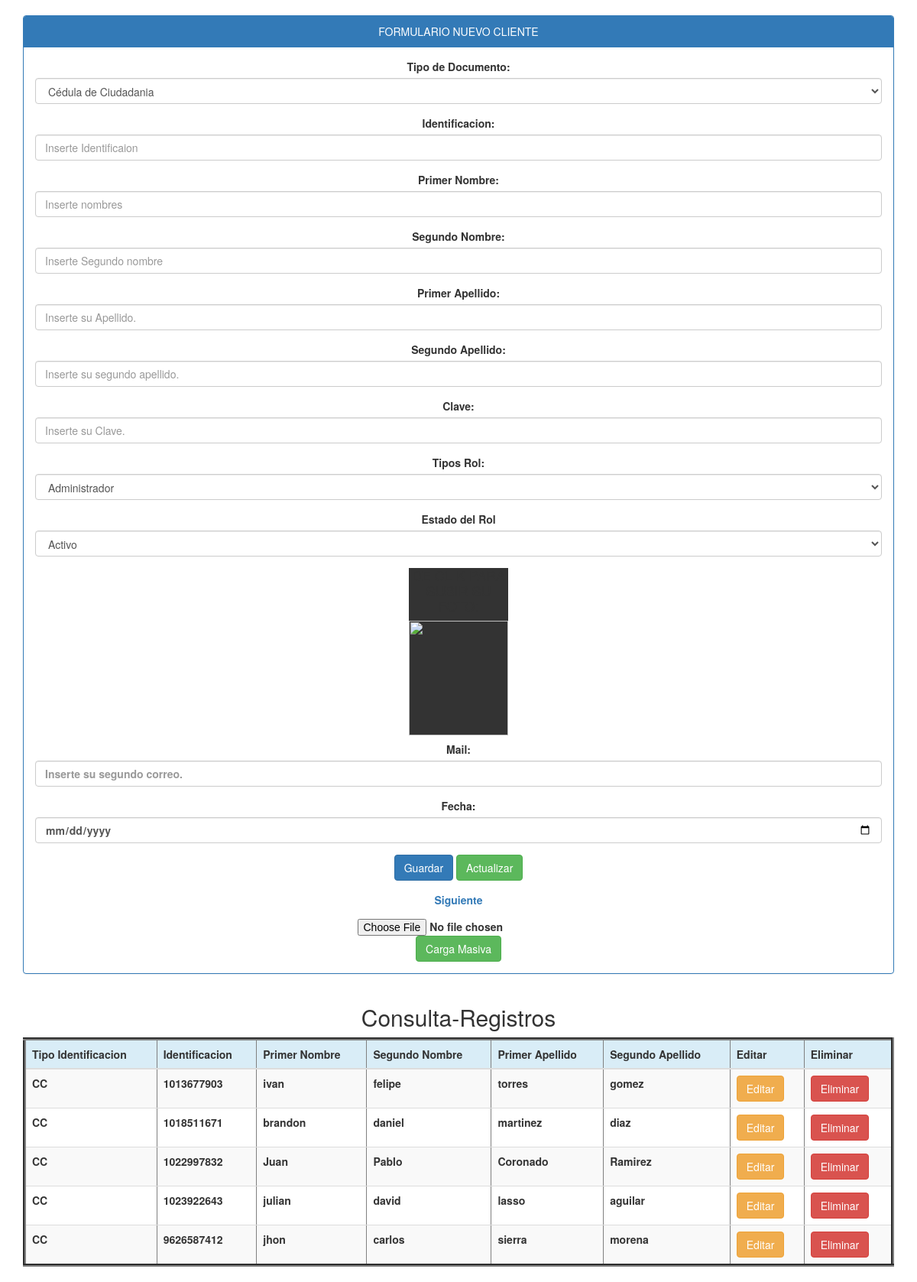
Page /customer2/documento.php on the committed database.
### tables this page shows
CREATE TABLE `customer` (
  `documentNumber` varchar(50) NOT NULL,
  `firstName` varchar(50) NOT NULL,
  `secondName` varchar(50) DEFAULT NULL,
  `firstLastName` varchar(50) NOT NULL,
  `secondLastName` varchar(50) DEFAULT NULL,
  `documentName` varchar(50) NOT NULL
);

### customer2/Controller.php (called while the page is built, shortened)
<?php
class persona{
public function _get ($k){return $this->$k;}
public function _set ($k,$V){return $this-> $k = $V;}
}
?>

### conexion.php (called while the page is built)
<?php
class database {
	public static function conectar (){
	try{
	$pdo=new PDO('mysql:host=localhost;dbname=db_SOSP; charset=utf8','root','');
 	$pdo->setAttribute (PDO::ATTR_ERRMODE,PDO::ERRMODE_EXCEPTION);
 	return $pdo;
	}catch (Exception $e){
	die($e->getMessage());
		}
	}
}
?>

### customer2/Model.php (called while the page is built, shortened)
<?php
class usuarioModel{
	private $pdo;
	public function __CONSTRUCT(){
	try{
	$this ->pdo=database::conectar();
	}catch(Exception $ex){
	die($e->getMessage());
	}
	}
public function Listar(){
	try{
		$result = array();
		$stm = $this->pdo->Prepare('SELECT * FROM customer ');
		$stm->execute();
		foreach($stm->fetchAll(PDO::FETCH_OBJ) as $r) {
			$usu = new persona();
			$usu->_SET('documentNumber', $r->documentNumber);
			$usu->_SET('firstName', $r->firstName);
			$usu->_SET('secondName', $r->secondName);
			$usu->_SET('firstLastName', $r->firstLastName);
			$usu->_SET('secondLastName', $r->secondLastName);
			$usu->_SET('documentName', $r->documentName);
			$result[] = $usu;
		}
		return $result;
	}
	catch(Exception $e){
		die ($e->getMessage());
	}
}
}
?>

### customer2/documento.php (the view, shortened to what this page needs)
<?php
require_once '../conexion.php';
$usu = new persona();
$model = new usuarioModel();
$db = database::conectar();
$camposDesabilitados = '';
?>
<!DOCTYPE html>
<html lang="es">
<head>
	<link rel="stylesheet"  href="../sospview/css/master.css">
	<link rel="stylesheet"  href="../bootstrap/css/bootstrap.css">
	<link rel="stylesheet" type="text/css" href="css/bootstrap.min.css">
</head>
<body>
<center>
<div class="container">
	<div class="panel panel-primary">
	<div class="panel-heading">FORMULARIO NUEVO CLIENTE</div>
	<div class="panel-body">
<form action ="" method="post" enctype="multipart/form-data">
<div class="form-group">
	<label>Tipo de Documento:</label>
	<select class="form-control" name="documentName"  >
	<?php
	foreach($db-> query('SELECT * FROM documentType')as $row){
	echo '<option value="'.$row['documentName'].'">'.$row['description'].'</option>';
	}
	?>
	</select>
	</div>
	<div class="form-group">
		<label>Identificacion:</label>
		<input  type="number" name="documentNumber" value="<?php echo $usu->_GET('documentNumber')?>" class="form-control" placeholder="Inserte Identificaion" required>
	</div>
	<div class="form-group">
		<label>Primer Nombre:</label>
		<input type="text" name="firstName" value="<?php echo $usu->_GET('firstName')?>"  class="form-control" placeholder="Inserte nombres" required>
    </div>
    <div class="form-group">
    	<label>Segundo Nombre:</label>
		<input type="text" name="secondName" value="<?php echo $usu->_GET('secondName')?>"  class="form-control" placeholder="Inserte Segundo nombre" >
	</div>
 	<div class="form-group">
    	<label>Primer Apellido:</label>
		<input type="text" name="firstLastName" value="<?php echo $usu->_GET('firstLastName')?>"  class="form-control" placeholder="Inserte su Apellido." required>
	</div>
	 <div class="form-group">
    	<label>Segundo Apellido:</label>
		<input type="text" name="secondLastName" value="<?php echo $usu->_GET('secondLastName')?>"  class="form-control" placeholder="Inserte su segundo apellido." >
	</div>
	<div class="form-group">
    	<label>Clave:</label>
		<input type="text" name="passwordUser" value="<?php echo $usu->_GET('passwordUser')?>"  class="form-control" placeholder="Inserte su Clave." required>
	</div>
	<div class="form-group" >
	<label>Tipos Rol:</label>
	<select class="form-control" name="roleId"  >
	<?php
	foreach($db-> query('SELECT * FROM role')as $row){
	echo '<option value="'.$row['roleId'].'">'.$row['description'].'</option>';
	}
	?>
	</select>
	</div>
	<div class="form-group">
    	<label for="select" value="<?php echo $usu->_GET('statusCustomerRole')?>" >Estado del Rol</label>
	<select name="statusCustomerRole" class="form-control" id="select" value="<?php echo $usu->_GET('statusCustomerRole')?>">
	<option value="1">Activo</option>
	</select></div>
<div class="form-group">
    	<div class="divFotoo" id="lista_imagenes" onclick="on()"><strong><h4>DE CLIK PARA SUBIR SU FOTO:
    		<h4><strong><img class="divFotoo" src="../img/<?php echo $usu->_GET('photo')?>">
    	</div>
	</div>
<br>
<br>
<div class="form-group">
<label>Mail:</label>
		<input type="text" name="mail" value="<?php echo $usu->_GET('mail')?>"  class="form-control" placeholder="Inserte su segundo correo." required>
	</div>
	<div class="form-group">
    	<label>Fecha:</label>
		<input type="date" name="terminationDate" value="<?php echo $usu->_GET('terminationDate')?>"  class="form-control" placeholder="Inserte su fheca." required>
	</div>
	<div class="form-group">
		<?php if($camposDesabilitados != 'disabled'){ ?>
		<input type="submit" class="btn btn-primary" value="Guardar" onclick="this.form.action='?action=registrar';"/>
		<?php } ?>
		<input type="submit" class="btn btn-success" value="Actualizar" onclick="this.form.action='?action=Actualizar';"/>
	</div>
	<div class="form-group">
	<p><a href="../customerHasRol2/documento.php">Siguiente</a></p>
</div>
	</form>
<form action="" enctype="multipart/form-data" method="post">
<input id="archivo" accept=".csv" name="archivo" type="file" />
		<input type="submit" class="btn btn-success" value="Carga Masiva" onClick="this.form.action='?action=cargaMasiva';"/>
</form>
	</div>
	</div>
	</div>
	<div class="container">
		<h2>Consulta-Registros</h2>
		<div class="table-responsive">
			<table border="4" class="table table-striped">
			<thead>
				<tr class="info">
					<th>Tipo Identificacion</th>
					<th>Identificacion</th>
					<th>Primer Nombre</th>
					<th>Segundo Nombre</th>
					<th>Primer Apellido</th>
					<th>Segundo Apellido</th>
					<th>Editar</th>
					<th>Eliminar</th>
					</tr>
			</thead>
		<?php
		foreach ($model->Listar() as $r){
			?>
			<tr>
			<td><?php echo $r->_GET('documentName');?></td>
			<td><?php echo $r->_GET('documentNumber');?></td>
			<td><?php echo $r->_GET('firstName');?></td>
			<td><?php echo $r->_GET('secondName');?></td>
			<td><?php echo $r->_GET('firstLastName');?></td>
			<td><?php echo $r->_GET('secondLastName');?></td>
<td>
<a href="?action=editar&documentNumber=<?php echo $r->_GET('documentNumber'); ?>" class="btn btn-warning">Editar</a>
</td>
<td>
<a href="?action=eliminar&documentNumber=<?php echo $r->_GET('documentNumber'); ?>" class="btn btn-danger" onclick ="return confirm('¿Esta seguro de eliminar este Usuario?')">Eliminar</a>
</td>
</tr>
<?php } ?>
</table>
</div>
</div>
</center>
</body>
</html>

### sospview/css/master.css (style rules this page uses)
.divFotoo { width: 130px; height: 150px; background-color: #333; }

### rows in the picture
customer: _GET "CC", _GET "1013677903", _GET "ivan", _GET "felipe", _GET "torres", _GET "gomez"
customer: _GET "CC", _GET "1018511671", _GET "brandon", _GET "daniel", _GET "martinez", _GET "diaz"
customer: _GET "CC", _GET "1022997832", _GET "Juan", _GET "Pablo", _GET "Coronado", _GET "Ramirez"
customer: _GET "CC", _GET "1023922643", _GET "julian", _GET "david", _GET "lasso", _GET "aguilar"
customer: _GET "CC", _GET "9626587412", _GET "jhon", _GET "carlos", _GET "sierra", _GET "morena"

### other values in the picture
form field documentName "Cédula de Ciudadania"
form field roleId "Administrador"
